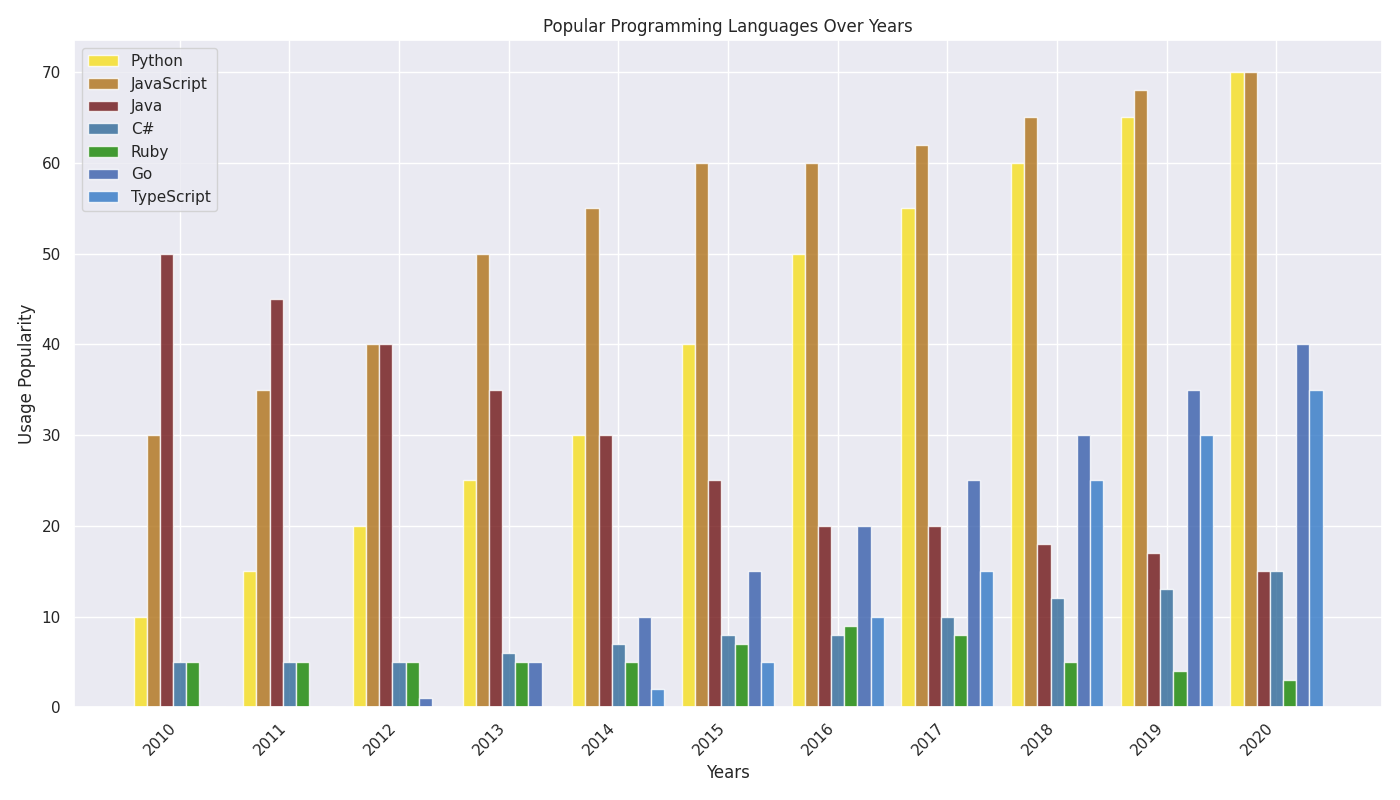

Source code (Python):
import matplotlib.pyplot as plt
import numpy as np

years = np.arange(2010, 2021)
python = np.array([10, 15, 20, 25, 30, 40, 50, 55, 60, 65, 70])
javascript = np.array([30, 35, 40, 50, 55, 60, 60, 62, 65, 68, 70])
java = np.array([50, 45, 40, 35, 30, 25, 20, 20, 18, 17, 15])
csharp = np.array([5, 5, 5, 6, 7, 8, 8, 10, 12, 13, 15])
ruby = np.array([5, 5, 5, 5, 5, 7, 9, 8, 5, 4, 3])
go = np.array([0, 0, 1, 5, 10, 15, 20, 25, 30, 35, 40])  # New dataset for Go
typescript = np.array([0, 0, 0, 0, 2, 5, 10, 15, 25, 30, 35])  # New dataset for TypeScript

bar_width = 0.12
r1 = np.arange(len(years))
r2 = [x + bar_width for x in r1]
r3 = [x + bar_width for x in r2]
r4 = [x + bar_width for x in r3]
r5 = [x + bar_width for x in r4]
r6 = [x + bar_width for x in r5]
r7 = [x + bar_width for x in r6]

fig, ax = plt.subplots(figsize=(14, 8))

ax.bar(r1, python, color='#F7DF1E', width=bar_width, label='Python', alpha=0.8)
ax.bar(r2, javascript, color='#b07219', width=bar_width, label='JavaScript', alpha=0.8)
ax.bar(r3, java, color='#701516', width=bar_width, label='Java', alpha=0.8)
ax.bar(r4, csharp, color='#306998', width=bar_width, label='C#', alpha=0.8)
ax.bar(r5, ruby, color='#178600', width=bar_width, label='Ruby', alpha=0.8)
ax.bar(r6, go, color='#375eab', width=bar_width, label='Go', alpha=0.8)
ax.bar(r7, typescript, color='#3178c6', width=bar_width, label='TypeScript', alpha=0.8)

ax.set_title("Popular Programming Languages Over Years")
ax.set_xlabel("Years")
ax.set_ylabel("Usage Popularity")
ax.set_xticks([r + 3 * bar_width for r in range(len(years))])
ax.set_xticklabels(years, rotation=45, ha="right")
ax.legend()

plt.tight_layout()
plt.show()
